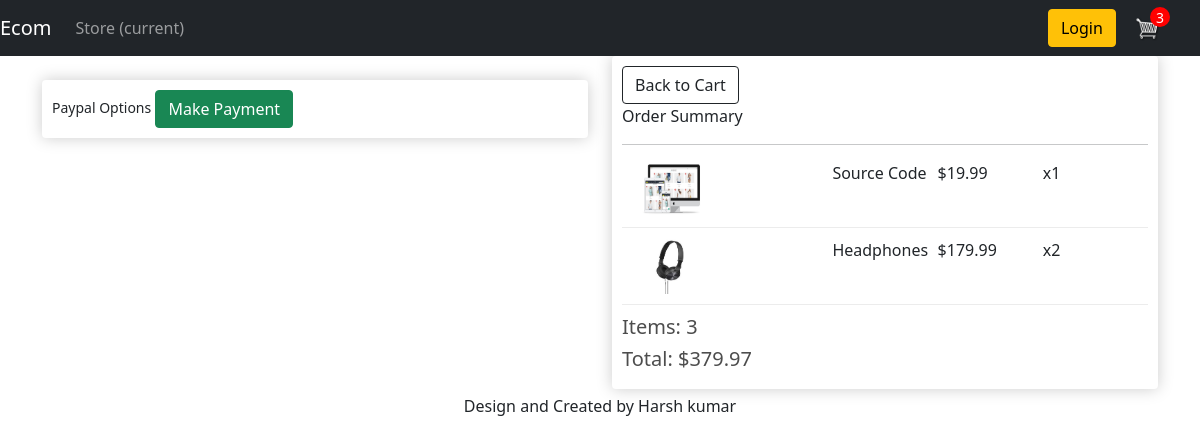
Screenshot of /checkout/ (signed in) with the database file from the repository.
### core/models.py (models this page shows, shortened)
class OrderItem(models.Model):
    product=models.ForeignKey(Product,on_delete=models.SET_NULL,null=True)
    order=models.ForeignKey(Order,on_delete=models.SET_NULL,null=True)
    quantity=models.IntegerField(default=0,null=True,blank=True)
    date_added=models.DateTimeField(auto_now_add=True)
    @property
    def get_total(self):
        total=self.product.price*self.quantity
        return total

class Product(models.Model):
    name=models.CharField(max_length=100)
    price=models.DecimalField(max_digits=7,decimal_places=2)
    digital=models.BooleanField(default=False ,null=True,blank=True)
    image=models.ImageField(null=True,blank=True)
    @property
    def imageURL(self):
        try:
            url=self.image.url
        except:
            url=''
        return url

class Order(models.Model):
    customer=models.ForeignKey(Customer,on_delete=models.CASCADE,null=True,blank=True)
    date_ordered=models.DateTimeField(auto_now_add=True)
    complete=models.BooleanField(default=False)
    transaction_id=models.CharField(max_length=100,null=True)
    @property
    def shipping(self):
        shipping=False
        orderitems=self.orderitem_set.all()
        for i in orderitems:
            if i.product.digital==False:
                shipping=True
            return shipping
    @property
    def get_cart_total(self):
        orderitems=self.orderitem_set.all()
        total=sum([item.get_total for item in orderitems])
        return total
    @property
    def get_cart_items(self):
        orderitems=self.orderitem_set.all()
        total=sum([item.quantity for item in orderitems])
        return total

### core/views.py (the view)
# urls.py: path('checkout/',checkout,name='checkout'),
def checkout(request):
    data=cartData(request)
    cartItems=data['cartItems']
    order=data['order']
    items=data['items']
    context={'items':items,'order':order,'cartItems':cartItems,'shipping':False}
    return render(request,'core/checkout.html',context)

### core/utils.py (called while the page is built)
def cartData(request):
    if request.user.is_authenticated:
        customer=request.user.customer
        order,create=Order.objects.get_or_create(customer=customer,complete=False)
        items=order.orderitem_set.all()
        cartItems=order.get_cart_items
    else:
        cookieData=cookieCart(request)
        cartItems=cookieData['cartItems']
        order=cookieData['order']
        items=cookieData['items']
    return {'cartItems':cartItems,'order':order,'items':items}

### core/templates/core/checkout.html (shortened to what this page needs)
{%extends 'core/base.html'%}
{%load static%}
{%block content%}
    <div class='row'>
        <div class='col-lg-6'>
            <br>
            <div class='box-element hidden' id='payment-info'>
                <small>Paypal Options</small>
                <button class='btn btn-success' id='make-payment'>Make Payment</button>
            </div>
        </div>
        <div class='col-lg-6'>
            <div class='box-element'>
                <a class='btn btn-outline-dark' href="{% url 'core:cart'%}">Back to Cart</a>
                <br>
                <p>Order Summary</p>
                <hr>
                {%for item in items%}
                <div class='cart-row'>
                    <div style='flex:2'><img class='row-image' src="{{item.product.imageURL}}" ></div>
                    <div style='flex:1'><p>{{item.product.name}}</p></div>
                    <div style='flex:1'><p>${{item.product.price}}</p></div>
                    <div style='flex:1'><p>x{{item.quantity}}</p></div>
                </div>
                {%endfor%}
                <h5>Items: {{order.get_cart_items}}</h5>
                <h5>Total: ${{order.get_cart_total|floatformat:2}}</h5>
            </div>
        </div>
    </div>
{%endblock content%}

### static/css/index.css (style rules this page uses)
body { background-color: blue; }
h1,h2,h3,h4,h5,h6 { color:hsl(0, 0%, 30%); }
.box-element { box-shadow:hsl(0, 0%, 80%) 0 0 16px; background-color: #fff; border-radius: 4px; padding: 10px; }
.col-lg-4, .col-lg-6, .col-lg-8, .col-lg-12 { margin-top: 10px; }
.btn { border-radius: 0; }
.row-image { width: 100px; }
.cart-row { display: flex; align-items: flex-stretch; padding-bottom: 10px; margin-bottom: 10px; border-bottom: 1px solid #ececec; }

### rows the page displays
OrderItem: product.imageURL (picture), product.name "Source Code", product.price "19.99", quantity "1"
OrderItem: product.imageURL (picture), product.name "Headphones", product.price "179.99", quantity "2"
Order: get_cart_items "3", get_cart_total "379.97"

### other values shown
{{ cartItems }} "3"
